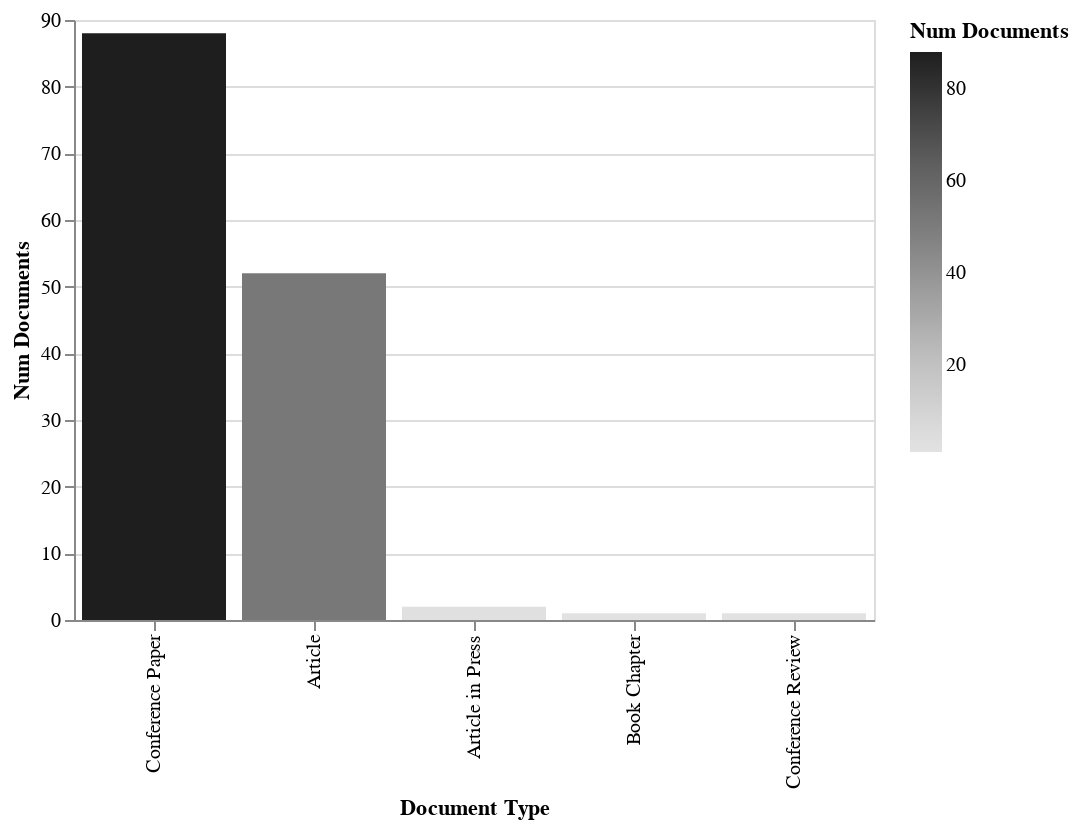

Notebook code for this chart:
### Code cell
rdf.documents_by_terms('Document Type').barplot('altair')

### Figure 1 — Vega-Lite specification as saved in the notebook (floating-point values rounded to 4 significant figures)
{"$schema": "https://vega.github.io/schema/vega-lite/v3.4.0.json", "config": {"mark": {"tooltip": null}, "view": {"height": 300, "width": 400}}, "data": {"name": "data-01ce0581b37e2b31fdaae483246fdc52"}, "datasets": {"data-01ce0581b37e2b31fdaae483246fdc52": [{"Document Type": "Conference Paper", "ID": ["[*7*]", "[*8*]", "[*9*]", "[*12*]", "[*13*]", "[*14*]", "[*15*]", "[*16*]", "[*17*]", "[*19*]", "[*20*]", "[*21*]", "[*22*]", "[*23*]", "[*24*]", "[*26*]", "[*30*]", "[*32*]", "[*36*]", "[*40*]", "[*41*]", "[*42*]", "[*45*]", "[*48*]", "[*49*]", "[*50*]", "[*51*]", "[*52*]", "[*53*]", "[*55*]", "[*56*]", "[*57*]", "[*59*]", "[*60*]", "[*61*]", "[*63*]", "[*64*]", "[*65*]", "[*66*]", "[*69*]", "[*70*]", "[*71*]", "[*72*]", "[*73*]", "[*74*]", "[*75*]", "[*76*]", "[*77*]", "[*78*]", "[*79*]", "[*81*]", "[*82*]", "[*83*]", "[*84*]", "[*85*]", "[*86*]", "[*87*]", "[*88*]", "[*89*]", "[*90*]", "[*91*]", "[*93*]", "[*94*]", "[*96*]", "[*97*]", "[*98*]", "[*99*]", "[*100*]", "[*101*]", "[*102*]", "[*106*]", "[*107*]", "[*109*]", "[*110*]", "[*114*]", "[*115*]", "[*116*]", "[*118*]", "[*119*]", "[*120*]", "[*121*]", "[*122*]", "[*124*]", "[*126*]", "[*129*]", "[*138*]", "[*140*]", "[*143*]"], "Num Documents": 88}, {"Document Type": "Article", "ID": ["[*0*]", "[*1*]", "[*2*]", "[*3*]", "[*4*]", "[*5*]", "[*6*]", "[*10*]", "[*11*]", "[*18*]", "[*25*]", "[*27*]", "[*28*]", "[*29*]", "[*31*]", "[*33*]", "[*34*]", "[*35*]", "[*37*]", "[*38*]", "[*39*]", "[*43*]", "[*44*]", "[*46*]", "[*47*]", "[*54*]", "[*58*]", "[*62*]", "[*67*]", "[*68*]", "[*80*]", "[*103*]", "[*104*]", "[*105*]", "[*108*]", "[*111*]", "[*112*]", "[*113*]", "[*117*]", "[*123*]", "[*125*]", "[*127*]", "[*128*]", "[*130*]", "[*131*]", "[*132*]", "[*133*]", "[*134*]", "[*135*]", "[*137*]", "[*139*]", "[*142*]"], "Num Documents": 52}, {"Document Type": "Article in Press", "ID": ["[*92*]", "[*95*]"], "Num Documents": 2}, {"Document Type": "Book Chapter", "ID": ["[*136*]"], "Num Documents": 1}, {"Document Type": "Conference Review", "ID": ["[*141*]"], "Num Documents": 1}]}, "encoding": {"color": {"field": "Num Documents", "scale": {"scheme": "greys"}, "type": "quantitative"}, "x": {"field": "Document Type", "sort": {"field": "Num Documents:Q"}, "type": "nominal"}, "y": {"field": "Num Documents", "type": "quantitative"}}, "mark": "bar"}
